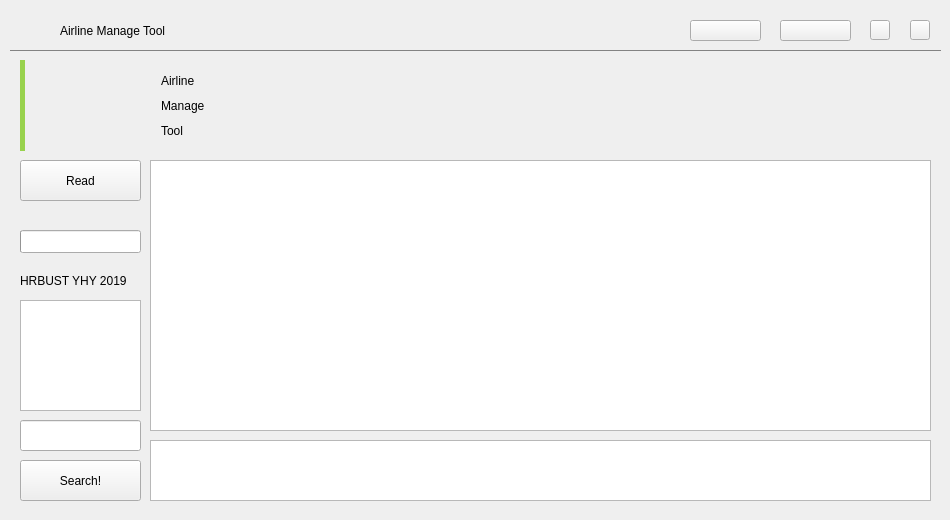
<?xml version="1.0" encoding="UTF-8"?>
<ui version="4.0">
 <class>MainWindow</class>
 <widget class="QMainWindow" name="MainWindow">
  <property name="geometry">
   <rect>
    <x>0</x>
    <y>0</y>
    <width>950</width>
    <height>520</height>
   </rect>
  </property>
  <property name="windowTitle">
   <string>Airline Manage Tool</string>
  </property>
  <property name="styleSheet">
   <string notr="true"/>
  </property>
  <property name="tabShape">
   <enum>QTabWidget::Rounded</enum>
  </property>
  <widget class="QWidget" name="centralWidget">
   <widget class="QPushButton" name="pushButton_read">
    <property name="geometry">
     <rect>
      <x>20</x>
      <y>160</y>
      <width>121</width>
      <height>41</height>
     </rect>
    </property>
    <property name="text">
     <string>Read</string>
    </property>
   </widget>
   <widget class="QTextBrowser" name="textBrowser_main">
    <property name="geometry">
     <rect>
      <x>150</x>
      <y>160</y>
      <width>781</width>
      <height>271</height>
     </rect>
    </property>
    <property name="autoFillBackground">
     <bool>false</bool>
    </property>
    <property name="frameShape">
     <enum>QFrame::StyledPanel</enum>
    </property>
    <property name="frameShadow">
     <enum>QFrame::Plain</enum>
    </property>
    <property name="lineWidth">
     <number>1</number>
    </property>
    <property name="midLineWidth">
     <number>1</number>
    </property>
   </widget>
   <widget class="QTextBrowser" name="textBrowser_minor">
    <property name="geometry">
     <rect>
      <x>150</x>
      <y>440</y>
      <width>781</width>
      <height>61</height>
     </rect>
    </property>
    <property name="frameShape">
     <enum>QFrame::StyledPanel</enum>
    </property>
    <property name="frameShadow">
     <enum>QFrame::Plain</enum>
    </property>
    <property name="lineWidth">
     <number>1</number>
    </property>
    <property name="midLineWidth">
     <number>1</number>
    </property>
   </widget>
   <widget class="QLineEdit" name="lineEdit_search">
    <property name="geometry">
     <rect>
      <x>20</x>
      <y>420</y>
      <width>121</width>
      <height>31</height>
     </rect>
    </property>
   </widget>
   <widget class="QPushButton" name="pushButton_search">
    <property name="geometry">
     <rect>
      <x>20</x>
      <y>460</y>
      <width>121</width>
      <height>41</height>
     </rect>
    </property>
    <property name="text">
     <string>Search!</string>
    </property>
   </widget>
   <widget class="QTextBrowser" name="textBrowser_welcome_2">
    <property name="geometry">
     <rect>
      <x>20</x>
      <y>300</y>
      <width>121</width>
      <height>111</height>
     </rect>
    </property>
    <property name="styleSheet">
     <string notr="true">border-image: url(:/images/share/images/search_hint.png);</string>
    </property>
    <property name="lineWidth">
     <number>1</number>
    </property>
   </widget>
   <widget class="QLabel" name="label_right">
    <property name="geometry">
     <rect>
      <x>20</x>
      <y>270</y>
      <width>121</width>
      <height>21</height>
     </rect>
    </property>
    <property name="contextMenuPolicy">
     <enum>Qt::PreventContextMenu</enum>
    </property>
    <property name="lineWidth">
     <number>1</number>
    </property>
    <property name="text">
     <string>HRBUST YHY 2019</string>
    </property>
   </widget>
   <widget class="QProgressBar" name="progressBar">
    <property name="geometry">
     <rect>
      <x>20</x>
      <y>230</y>
      <width>121</width>
      <height>23</height>
     </rect>
    </property>
    <property name="value">
     <number>0</number>
    </property>
    <property name="textVisible">
     <bool>false</bool>
    </property>
   </widget>
   <widget class="QLabel" name="label_ico">
    <property name="geometry">
     <rect>
      <x>50</x>
      <y>60</y>
      <width>91</width>
      <height>91</height>
     </rect>
    </property>
    <property name="styleSheet">
     <string notr="true">image: url(:/images/share/images/mainICO.png);</string>
    </property>
    <property name="lineWidth">
     <number>1</number>
    </property>
    <property name="text">
     <string/>
    </property>
   </widget>
   <widget class="QLabel" name="label_ico_bar">
    <property name="geometry">
     <rect>
      <x>20</x>
      <y>60</y>
      <width>5</width>
      <height>91</height>
     </rect>
    </property>
    <property name="styleSheet">
     <string notr="true">background-color: rgb(152, 210, 77);</string>
    </property>
    <property name="lineWidth">
     <number>1</number>
    </property>
    <property name="text">
     <string/>
    </property>
   </widget>
   <widget class="QPushButton" name="pushBtn_help">
    <property name="geometry">
     <rect>
      <x>240</x>
      <y>60</y>
      <width>691</width>
      <height>88</height>
     </rect>
    </property>
    <property name="styleSheet">
     <string notr="true">border-image: url(:/images/share/images/hint0.png);</string>
    </property>
    <property name="text">
     <string/>
    </property>
    <property name="default">
     <bool>false</bool>
    </property>
    <property name="flat">
     <bool>true</bool>
    </property>
   </widget>
   <widget class="QWidget" name="layoutWidget">
    <property name="geometry">
     <rect>
      <x>150</x>
      <y>60</y>
      <width>71</width>
      <height>91</height>
     </rect>
    </property>
    <layout class="QVBoxLayout" name="verticalLayout">
     <item>
      <widget class="QLabel" name="label_font1">
       <property name="text">
        <string>Airline</string>
       </property>
      </widget>
     </item>
     <item>
      <widget class="QLabel" name="label_font2">
       <property name="text">
        <string>Manage</string>
       </property>
      </widget>
     </item>
     <item>
      <widget class="QLabel" name="label_font3">
       <property name="text">
        <string>Tool</string>
       </property>
      </widget>
     </item>
    </layout>
   </widget>
   <widget class="QPushButton" name="pushBtn_close">
    <property name="geometry">
     <rect>
      <x>910</x>
      <y>20</y>
      <width>20</width>
      <height>20</height>
     </rect>
    </property>
    <property name="styleSheet">
     <string notr="true">border-image: url(:/images/share/images/quit0.png);</string>
    </property>
    <property name="text">
     <string/>
    </property>
   </widget>
   <widget class="QPushButton" name="pushBtn_minimize">
    <property name="geometry">
     <rect>
      <x>870</x>
      <y>20</y>
      <width>20</width>
      <height>20</height>
     </rect>
    </property>
    <property name="styleSheet">
     <string notr="true">border-image: url(:/images/share/images/minimize0.png);</string>
    </property>
    <property name="text">
     <string/>
    </property>
   </widget>
   <widget class="QLabel" name="label_logo">
    <property name="geometry">
     <rect>
      <x>20</x>
      <y>20</y>
      <width>25</width>
      <height>25</height>
     </rect>
    </property>
    <property name="styleSheet">
     <string notr="true">image: url(:/images/logo.ico);</string>
    </property>
    <property name="text">
     <string/>
    </property>
   </widget>
   <widget class="QLabel" name="label_logo_text">
    <property name="geometry">
     <rect>
      <x>60</x>
      <y>20</y>
      <width>211</width>
      <height>21</height>
     </rect>
    </property>
    <property name="text">
     <string>Airline Manage Tool</string>
    </property>
   </widget>
   <widget class="Line" name="line">
    <property name="geometry">
     <rect>
      <x>10</x>
      <y>40</y>
      <width>931</width>
      <height>20</height>
     </rect>
    </property>
    <property name="styleSheet">
     <string notr="true">color: rgb(131, 131, 131);</string>
    </property>
    <property name="frameShadow">
     <enum>QFrame::Plain</enum>
    </property>
    <property name="orientation">
     <enum>Qt::Horizontal</enum>
    </property>
   </widget>
   <widget class="QPushButton" name="pushBtn_about">
    <property name="geometry">
     <rect>
      <x>780</x>
      <y>20</y>
      <width>71</width>
      <height>21</height>
     </rect>
    </property>
    <property name="styleSheet">
     <string notr="true">border-image: url(:/images/share/images/about0.png);</string>
    </property>
    <property name="text">
     <string/>
    </property>
   </widget>
   <widget class="QPushButton" name="pushBtn_append">
    <property name="geometry">
     <rect>
      <x>690</x>
      <y>20</y>
      <width>71</width>
      <height>21</height>
     </rect>
    </property>
    <property name="styleSheet">
     <string notr="true">border-image: url(:/images/share/images/append0.png);</string>
    </property>
    <property name="text">
     <string/>
    </property>
   </widget>
  </widget>
 </widget>
 <layoutdefault spacing="6" margin="11"/>
 <resources/>
 <connections/>
</ui>
